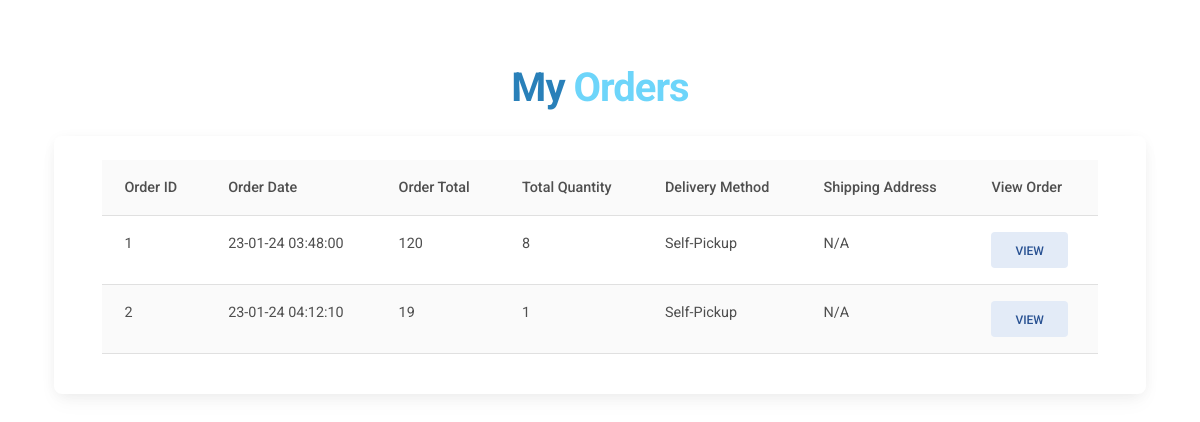
Page /spmart/myorders.php (signed in) on the committed database.
### tables this page shows
CREATE TABLE `orders_list` (
  `id` int(10) UNSIGNED NOT NULL,
  `product_id` int(11) DEFAULT NULL,
  `product_name` text DEFAULT NULL,
  `product_price` int(11) DEFAULT NULL,
  `product_quantity` int(11) DEFAULT NULL,
  `order_id` int(11) DEFAULT NULL,
  `user_id` int(11) DEFAULT NULL,
  `address` text DEFAULT NULL,
  `order_date` text DEFAULT NULL,
  `order_type` text DEFAULT NULL,
  `qr_code` text DEFAULT NULL
);

### spmart/myorders.php (the view, shortened to what this page needs)
<!DOCTYPE html>
<html lang="en">
<head>
  <link rel="stylesheet" href="https://use.fontawesome.com/releases/v5.11.2/css/all.css" />
  <link rel="stylesheet" href="css/mdb.min.css" />
  <link rel="stylesheet" href="css/style.css" />
</head>
<body>
  <main class="mt-5 mb-5">
    <div class="container px-1 py-2 px-md-5 text-center text-lg-start my-2">
      <div class="row gx-lg-5 align-items-center mb-5">
            <h6 class="mt-2 mb-4 display-6 fw-bold ls-tight text-center" style="color: #2980B9">
              My
              <span style="color: #6DD5FA">Orders</span>
            </h6>
            <div class="card mb-4">
              <div class="card-body">
                <table class="table table-striped">
                  <tr>
                    <th>Order ID</th>
                    <th>Order Date</th>
                    <th>Order Total</th>
                    <th>Total Quantity</th>
                    <th>Delivery Method</th>
                    <th>Shipping Address</th>
                    <th>View Order</th>
                  </tr>
                  <?php
                  $db = new PDO('mysql:host=mysql;dbname=spmart', 'root', '');
                  $sql = "SELECT * FROM orders_list  WHERE user_id = '" . $_COOKIE['id'] . "'";
                  $result = $db->query($sql);
                  foreach ($result as $row) {
                    echo "<tr>";
                    echo "<td>" . $row['order_id'] . "</td>";
                    echo "<td>" . $row['order_date'] . "</td>";
                    echo "<td>" . $row['product_price'] . "</td>";
                    echo "<td>" . $row['product_quantity'] . "</td>";
                    echo "<td>" . $row['order_type'] . "</td>";
                    echo "<td>" . $row['address'] . "</td>";
                    echo "<td><button type='button' class='btn btn-secondary' data-mdb-toggle='modal' data-mdb-target='#" . "order_" . $row['order_id'] . "'>View</button></td>";
                    echo "</tr>";
                  }
                  echo "</table>";
                  ?>
                  <?php
                  $sql = "SELECT * FROM orders_list  WHERE user_id = '" . $_COOKIE['id'] . "'";
                  $result = $db->query($sql);
                  foreach ($result as $row) {
                    echo "</div>";
                  }
                  ?>
              </div>
            </div>
  </main>
</body>
</html>

### rows in the picture
orders_list: order "1", order_date "23-01-24 03:48:00", product_price "120", product_quantity "8", order_type "Self-Pickup", address "N/A"
orders_list: order "2", order_date "23-01-24 04:12:10", product_price "19", product_quantity "1", order_type "Self-Pickup", address "N/A"
